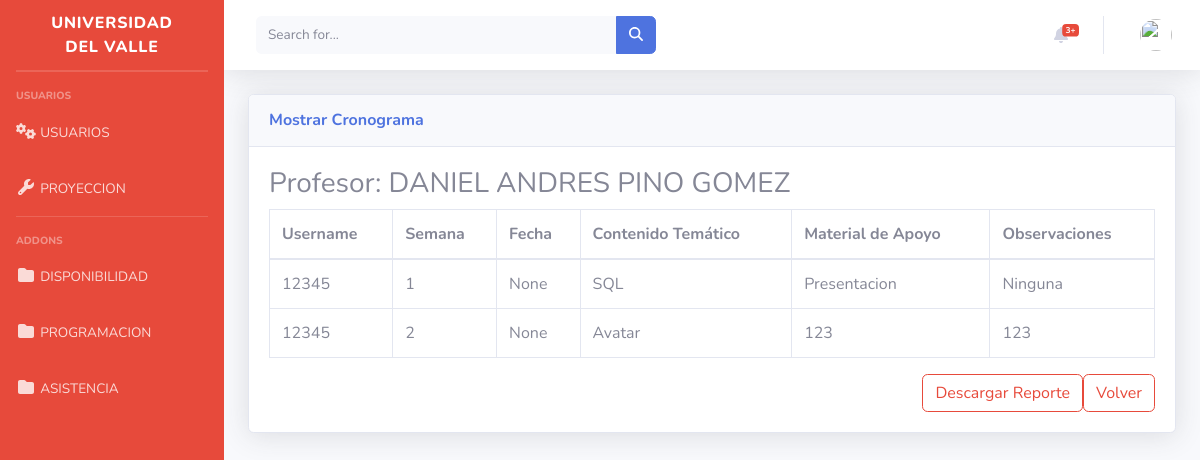
Page /inicio/ver_cronograma/21/ on the earlier database version.
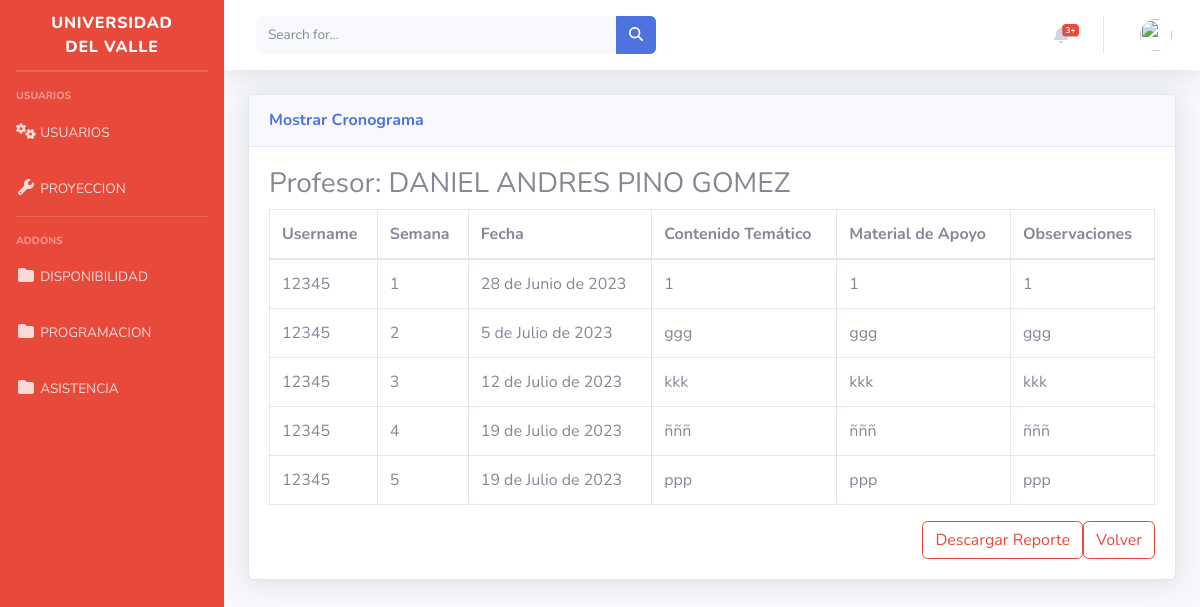
Same page on the later database version.
### inicio/models.py (models this page shows, shortened)
class Cronograma(models.Model):
    id = models.AutoField(primary_key=True)  # Campo de ID autoincremental
    id_usuarios = models.ForeignKey(User, on_delete=models.CASCADE)
    semana = models.IntegerField()
    fecha = models.DateField()
    contenido_tematico = models.TextField()
    material_apoyo = models.TextField()
    observaciones = models.TextField()
    chequeo = models.BooleanField(default=False)
    mostrar_en_tabla = models.BooleanField(default=True)

### inicio/views.py (the view)
# urls.py: path('ver_cronograma/<int:profesor_id>/', views.verCronograma, name='ver_cronograma'),
def verCronograma(request, profesor_id):
    try:
        profesor = User.objects.get(id=profesor_id)
        cronogramas = Cronograma.objects.filter(id_usuarios=profesor)
    except User.DoesNotExist:
        cronogramas = None
    context = {
        'profesor': profesor,
        'cronogramas': cronogramas,
    }
    return render(request, 'verCronograma.html', context)

### inicio/templates/verCronograma.html (shortened to what this page needs)
{% extends "base.html" %}
{% block content %}
<div class="card shadow mb-4">
  <div class="card-header py-3">
    <h6 class="m-0 font-weight-bold text-primary">Mostrar Cronograma</h6>
  </div>
  <div class="card-body">
    {% if profesor %}
      <h3>Profesor: {{ profesor.first_name }} {{ profesor.last_name }}</h3>
      {% if cronogramas %}
        <div class="table-responsive">
          <table class="table table-bordered" id="dataTable" width="100%" cellspacing="0">
            <thead>
              <tr>
                <th>Username</th>
                <th>Semana</th>
                <th>Fecha</th>
                <th>Contenido Temático</th>
                <th>Material de Apoyo</th>
                <th>Observaciones</th>
              </tr>
            </thead>
            <tbody>
              {% for cronograma in cronogramas %}
                <tr>
                  <td>{{ cronograma.id_usuarios }}</td>
                  <td>{{ cronograma.semana }}</td>
                  <td>{{ cronograma.fecha }}</td>
                  <td>{{ cronograma.contenido_tematico }}</td>
                  <td>{{ cronograma.material_apoyo }}</td>
                  <td>{{ cronograma.observaciones }}</td>
                </tr>
              {% endfor %}
            </tbody>
          </table>
        </div>
        <a class="btn btn-outline-danger float-right" href="{% url 'contador_registros' %}">Volver</a>
        <button type="button" class="btn btn-outline-danger float-right" data-toggle="modal" data-target="#modalDescargaReporte">
          Descargar Reporte
        </button>
      {% else %}
        <p>No hay cronogramas disponibles para este profesor.</p>
        <a class="btn btn-outline-danger float-right" href="{% url 'contador_registros' %}">Volver</a>
      {% endif %}
    {% else %}
      <p>No se ha seleccionado ningún profesor.</p>
      <a class="btn btn-outline-danger float-right" href="{% url 'contador_registros' %}">Volver</a>
    {% endif %}
  </div>
</div>
{% endblock %}

Differences in the rows shown:
changed Cronograma: fecha "None" → "28 de Junio de 2023"; contenido_tematico "SQL" → "1"; material_apoyo "Presentacion" → "1"; observaciones "Ninguna" → "1"
changed Cronograma: fecha "None" → "5 de Julio de 2023"; contenido_tematico "Avatar" → "ggg"; material_apoyo "123" → "ggg"; observaciones "123" → "ggg"
now on this page (row edited): Cronograma: id_usuarios "12345", semana "3", fecha "12 de Julio de 2023", contenido_tematico "kkk", material_apoyo "kkk", observaciones "kkk"
now on this page (row edited): Cronograma: id_usuarios "12345", semana "4", fecha "19 de Julio de 2023", contenido_tematico "ñññ", material_apoyo "ñññ", observaciones "ñññ"
added Cronograma: id_usuarios "12345", semana "5", fecha "19 de Julio de 2023", contenido_tematico "ppp", material_apoyo "ppp", observaciones "ppp"
